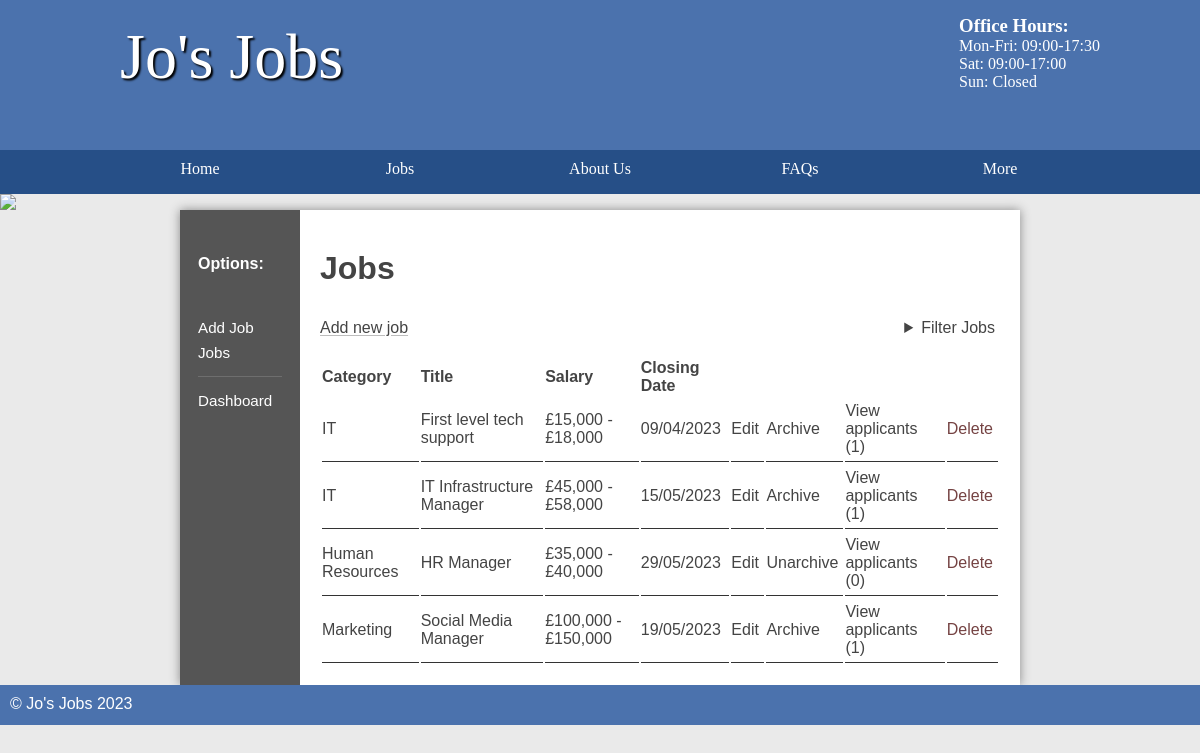
Before: /jobs/public/index.php (signed in) with the older database file.
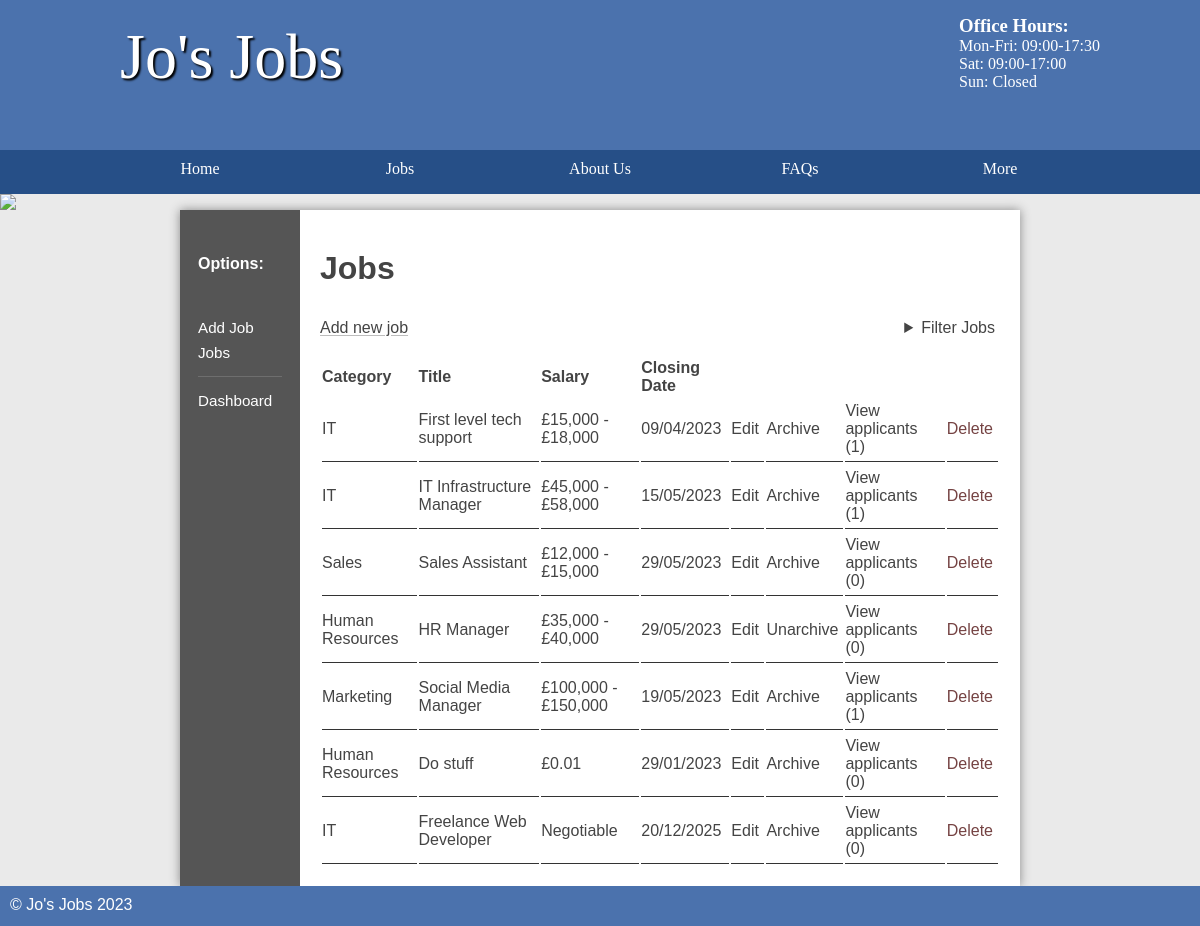
After: the same page with the newer database file.
### tables this page shows
CREATE TABLE `job` (
  `id` int(11) NOT NULL AUTO_INCREMENT,
  `title` varchar(45) DEFAULT NULL,
  `description` longblob DEFAULT NULL,
  `salary` varchar(45) DEFAULT NULL,
  `closingDate` date DEFAULT NULL,
  `categoryId` int(11) DEFAULT NULL,
  `location` varchar(255) DEFAULT NULL,
  `archived` tinyint(1) DEFAULT 0,
  `accountId` int(11) DEFAULT NULL,
  PRIMARY KEY (`id`)
);

CREATE TABLE `category` (
  `id` int(11) NOT NULL AUTO_INCREMENT,
  `name` varchar(45) DEFAULT NULL,
  PRIMARY KEY (`id`)
);

### jobs/classes/Page.php (called while the page is built, shortened)
<?php
class Page {
    public $db;
    public function __construct(Database $db, $testing = false) {
        $this->db = $db;
    }
    public function userInfo(): stdClass {
        $info = $this->db->account->select(['id' => $_SESSION['loggedIn']]);
        return $info;
    }
    public function param(string $name, $required = false) {
        $param = $_GET[$name] ?? $_POST[$name] ?? null;
        return $param;
    }
    public function createHead(string $title) {
        $this->renderTemplate('topsection', compact('title'));
    }
    public function renderTemplate(string $template, array $data = []) {
        extract($data);
        require "../templates/$template.html.php";
    }
    public function renderPage(string $page, string $title = null, array $data = []) {
        $this->createHead(ucwords(str_replace('/', ' ', $title ?? $page)));
        extract($data);
        require "../pages/$page.php";
    }
}

### jobs/controllers/Jobs.php (called while the page is built, shortened)
<?php
class Jobs extends Page {
    protected $subpage;
    protected $adminPage;
    public function __construct(Database $db, array $uriSegment, bool $testing = false) {
        $this->uriSegments = $uriSegment;
        $this->adminPage = $this->uriSegments[1] == 'admin';
        $this->subpage = $this->uriSegments[$this->adminPage ? 3 : 2] ?? '';
    }
    public function run() {
        $jobId = $this->param('id');
        $this->jobsPage($jobId);
    }
    public function jobsPage($jobId) {
        $location = $this->param('location');
        $categoryId = $this->param('categoryId');
        if ($this->adminPage) {
            $user = $this->userInfo();
            $binds = [];
            if ($categoryId)
                $binds = $user->isAdmin ? ['categoryId' => $categoryId] : ['categoryId' => $categoryId, 'AND', 'accountId' => $user->id];
            else
                $binds = $user->isAdmin ? [] : ['accountId' => $user->id];
            $jobs = $this->db->job->search(['location' => $location ? "%$location%" : "%"], $binds);
            return $this->renderPage('admin/jobs', 'Jobs', [
                'jobs' => $jobs,
                'jobId' => $jobId,
                'subpage' => $this->subpage
            ]);
        }
    }
    public function leftSection($jobId) {
        $this->renderTemplate('leftsection-staff-jobs', [
            'jobId' => $jobId,
            'subpage' => $this->subpage,
        ]);
    }
}

### jobs/controllers/Admin.php (called while the page is built, shortened)
<?php
class Admin extends Page {
    protected $uriSegments;
    protected $subpage;
    public function __construct(Database $db) {
        $this->uriSegments = explode('/', explode('?', $_SERVER['REQUEST_URI'])[0]);
        $this->subpage = $this->uriSegments[2] ?? '';
    }
    public function run() {
        $class = '\\Controllers\\' . ucfirst($this->subpage);
        if (class_exists($class))
            return (new $class($this->db, $this->uriSegments))->run();
    }
}

### jobs/classes/EntryPoint.php (called while the page is built, shortened)
<?php
class EntryPoint {
    public Database $db;
    public array $uriSegments;
    public function __construct(Database $db = null) {
        $this->db = $db ?? new Database('student', 'student', 'job');
        $this->uriSegments = explode('/', explode('?', $_SERVER['REQUEST_URI'])[0]);;
    }
    public function run() {
        $location = $this->uriSegments[1] ?? '';
        $controllerPath = '\\Controllers\\' . ucfirst($location);
        if (!class_exists($controllerPath))
            $controller = new \Controllers\Home($this->db);
        else
            $controller = new $controllerPath($this->db, $this->uriSegments);
        $controller->run();
        include '../templates/footer.html.php';
    }
}

### jobs/public/index.php (called while the page is built, shortened)
<?php
spl_autoload_register(function ($className) {
	$classPath = str_replace('\\', '/', '../' . lcfirst($className)) . '.php';
});
$entryPoint = new Classes\EntryPoint();
$entryPoint->run();

### jobs/classes/Database.php (called while the page is built, shortened)
<?php
class Database extends stdClass {
    public function __construct($user, $password, $dbname, $host = "mysql") {
        $this->pdo = new PDO("mysql:host=$host;dbname=$dbname", $user, $password);
    }
    public function __get($name) {
        return $this->$name;
    }
}

### jobs/classes/Table.php (called while the page is built, shortened)
<?php
class Table {
    private $pdo;
    private $table;
    public function __construct($pdoInstance, $table) {
        $this->pdo = $pdoInstance;
        $this->table = $table;
    }
    public function select($binds = [], $items = '*') {
        return $this->selector($binds, $items)->fetch();
    }
    public function search(array $binds, array $additionalBinds = []) {
        $query = "SELECT * FROM $this->table WHERE ";
        foreach ($binds as $key => $value)
            $query .= "$key LIKE :$key AND ";
        $query = substr($query, 0, -5);
        $query = $this->combine($additionalBinds, $query, 'AND');
        $statement = $this->bind($binds, $query, $additionalBinds);
        $statement->execute();
        return $statement->fetchAll();
    }
    private function combine($binds, $query, $keyword, $debugMode = false): string {
        if (is_string($binds))
            $query .= " $binds ";
        else if (!empty($binds)) {
            $query .= " $keyword ";
            foreach ($binds as $key => $value)
                $query .= is_int($key) ? " $value " : " $key = :$key ";
        }
        return $query;
    }
    private function bindAndExecute($binds, $query, $values = [], $keyword = 'WHERE', $debugMode = false) {
        $query = $this->combine($binds, $query, $keyword, $debugMode);
        $statement = $this->pdo->prepare($query);
        if (is_array($binds))
            foreach ($binds as $key => $value)
                if (!is_int($key))
                    $statement->bindValue($key, $value);
        $statement->execute();
        return $statement;
    }
    private function selector($binds, $items) {
        $query = "SELECT ";
        $query .= "$items FROM $this->table";
        $statement = $this->bindAndExecute($binds, $query);
        return $statement;
    }
    private function bind($binds, $query, $additionalBinds = []){
        $statement = $this->pdo->prepare($query);
        foreach ($binds as $key => $value)
            $statement->bindValue($key, $value);
        return $statement;
    }
}

### jobs/pages/admin/jobs.php (the view)
<main class="sidebar">
	<?php $this->leftSection($jobId, $subpage); ?>
	<section class="right">
		<h2>Jobs</h2>
		<div class="tablemenu">
			<a class="new" href="/admin/jobs/modify">Add new job</a>
			<?php $this->renderTemplate('jobfilter'); ?>
		</div>
		<table>
			<thead>
				<tr>
					<th>Category</th>
					<th>Title</th>
					<th>Salary</th>
					<th>Closing Date</th>
					<th style="width: 5%">&nbsp;</th>
					<th style="width: 5%">&nbsp;</th>
					<th style="width: 15%">&nbsp;</th>
					<th style="width: 5%">&nbsp;</th>
				</tr>
			</thead>
			<tbody>
				<?php
				foreach ($jobs as $job) {
					$applicantCount = $this->db->applicant->select(['jobId' => $job->id], 'count(*) as count');
					$category = $this->db->category->select(['id' => $job->categoryId]);
				?>
					<tr>
						<td><?= $category->name ?></td>
						<td><?= $job->title ?></td>
						<td><?= is_numeric(substr($job->salary, 0, 1)) ? '£' . $job->salary : $job->salary ?></td>
						<td><?= date('d/m/Y', strtotime($job->closingDate)) ?></td>
						<td><a href="/admin/jobs/modify?id=<?= $job->id ?>">Edit</a></td>
						<?php if ($job->archived) { ?>
							<td><a href="/admin/jobs/modify?id=<?= $job->id ?>&action=unarchive">Unarchive</a></td>
						<?php } else { ?>
							<td><a href="/admin/jobs/modify?id=<?= $job->id ?>&action=archive">Archive</a></td>
						<?php } ?>
						<td><a style="float: right" href="/admin/jobs/applicants?id=<?= $job->id ?>">View applicants (<?= $applicantCount->count ?>)</a></td>
						<td><a style="float: right" href="/admin/jobs/modify?id=<?= $job->id ?>&action=delete" class="link delete" data-confirm="Are you sure you want to delete this job?">Delete</a></td>
					</tr>
				<?php } ?>
			</tbody>
		</table>
	</section>
</main>

### jobs/templates/topsection.html.php (shortened to what this page needs)
<!DOCTYPE html>
<html>
<head>
    <link rel="stylesheet" href="/static/styles.css" />
</head>
<header>
    <section>
        <aside>
            <h3>Office Hours:</h3>
            <p>Mon-Fri: 09:00-17:30</p>
            <p>Sat: 09:00-17:00</p>
            <p>Sun: Closed</p>
        </aside>
        <h1>Jo's Jobs</h1>
    </section>
</header>
<nav>
    <ul>
        <li><a href="/">Home</a></li>
        <li>
            <a href="/jobs">Jobs</a>
            <div class="menudropdown">
                <section>
                    <h3>Category</h3>
                </section>
                <section>
                    <h3>Location</h3>
                </section>
            </div>
        </li>
        <li><a href="/about">About Us</a></li>
        <li><a href="/faqs">FAQs</a></li>
        <li>
            <a>More</a>
        </li>
    </ul>
</nav>
<img src="/images/randombanner.php" />

### jobs/templates/leftsection-staff-jobs.html.php (shortened to what this page needs)
<section class="left">
    <h3>Options:</h3>
    <ul>
        <li><a href="/admin/jobs/modify" class="<?= $subpage == 'modify' && !$jobId ? 'current' : '' ?>">Add Job</a></li>
        <li><a href="/admin/jobs" class="<?= !$subpage ? 'current' : '' ?>">Jobs</a></li>
        <hr>
        <li><a href="/admin">Dashboard</a></li>
    </ul>
</section>

### jobs/templates/jobfilter.html.php (shortened to what this page needs)
<details class="filter">
    <summary>Filter Jobs</summary>
</details>

### jobs/templates/footer.html.php
<footer>
    &copy; Jo's Jobs <?= date('Y'); ?>
</footer>

### jobs/public/static/styles.css (style rules this page uses)
* { margin: 0; padding: 0; box-sizing: border-box; }
html { font-family: 'Oxygen-Regular', verdana, sans-serif; }
header { background-color: #4b72ad; color: white; height: 200px; height: 150px; }
header p { margin-bottom: auto; }
header aside { float: right; margin-top: 15px; }
header section { width: 1000px; display: block; margin: auto; }
header h1 { float: left; margin-left: 20px; }
nav { width: 100%; background-color: #264f87; overflow: auto; }
body>img { width: 100%; display: block; }
nav ul { width: 1000px; margin: auto; display: flex; list-style-type: none; }
nav ul li { width: 25%; float: left; overflow: auto; text-align: center; }
nav li { color: white; padding-top: 10px; display: block; }
nav li a { color: white; text-decoration: none }
a:not([href]) { cursor: default; }
main :is(section.left h3, ul) { margin-left: 3em; margin-left: 10%; margin: 0; }
main :is(section.left h3, section.left:not(.categories) ul > li > a, section.left.categories ul > li) { padding-left: 15%; padding-top: 4px; padding-bottom: 4px; }
main section.left h3 { font-size: inherit; margin-top: 1em; margin-bottom: 2em; }
main section.left ul>li { margin-bottom: .5em; }
main a { color: #333; }
nav { font-family: 'Oxygen-Regular'; }
header section { display: block; font-family: 'Oxygen-Regular', cursive; }
header h1 { font-weight: normal; }
h1 { font-size: 4em; color: white; text-align: center; padding-top: 20px; text-shadow: 2px 2px 2px #000; }
main { min-height: 50vh; background-color: #fff; width: 70vw; display: table; margin: auto; box-shadow: 0px 0px 10px #888; color: #444; }
footer { min-height: 5vh; color: white; }
main h2 { font-size: 2em; margin-top: 20px; }
p, li, h2 { margin-bottom: 1em; }
footer { background-color: #4b72ad; padding: 10px; color: white; }
.left ul { list-style-type: none }
section a { color: #444; }
table { width: 100%; margin-top: 20px; }
td { padding: 5px; border-bottom: 1px solid #333; }
.stock, .sidebar { display: table; }
.stock>ul, .sidebar .left { width: 10vw; list-style-type: none; display: table-cell; background-color: #555; margin: 0; }
.sidebar .left ul>li { font-size: 95%; }
.stock .products, .sidebar .right { display: table-cell; padding: 20px; }
.stock>ul a, .sidebar .left :is(h3, a) { text-decoration: none; }
.stock>ul a, .sidebar .left :is(h3, a:not(.current)) { color: white; }
.sidebar .left h3 { position: relative; transform: translateY(-10px); }
.right { padding: 20px; }
thead th { text-align: left; }
table td { padding-left: 0; }
.link.delete { color: #573232; color: #754343; }
.link { all: unset; cursor: pointer; }
:is(section a, .link) { text-decoration: underline #44444447; text-decoration: underline #44444459; text-underline-offset: 2px; transition: text-decoration-color, color 0.2s; }
table td :is(a, .link) { text-decoration: none; }
.tablemenu, .tablemenu>details { display: flex; justify-content: space-between; }
.tablemenu>details>summary { margin-right: 5px; }
.menudropdown, li>details>summary+div { max-height: 400px; position: absolute; overflow: hidden; background-color: #264f87; transition: max-height .5s; display: flex; padding: 0 3em 1em 3em; gap: 30px; }
.menudropdown h3 { float: none; text-align: left; width: auto; padding-bottom: 5px; font-size: 80%; opacity: .4; padding-top: 15px; padding-bottom: 1em; }
.menudropdown>section>h3 { margin: 10px 0; }
details>summary { cursor: pointer; }
.left ul hr { border: none; margin: 15px 15% 15px 15%; background: #fff; height: 1px; opacity: .15; }

Changed rows visible on the page:
added job: categoryId.name "Sales", title "Sales Assistant", salary "£12,000 - £15,000", closingDate "29/05/2023", count "0"
added job: categoryId.name "Human Resources", title "Do stuff", salary "£0.01", closingDate "29/01/2023", count "0"
added job: categoryId.name "IT", title "Freelance Web Developer", salary "Negotiable", closingDate "20/12/2025", count "0"
